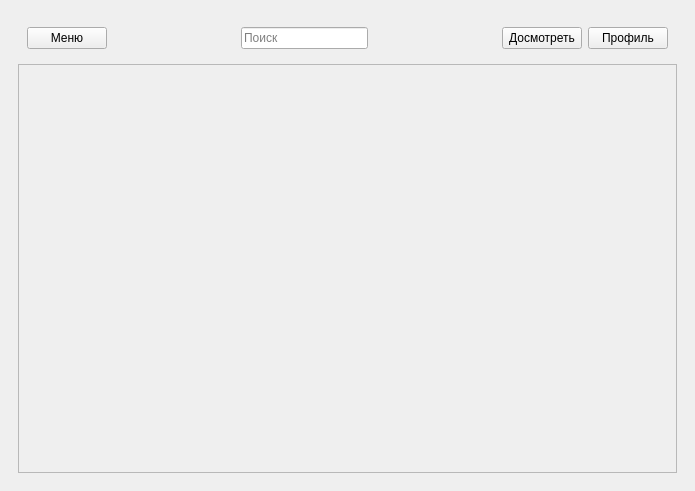
<?xml version="1.0" encoding="UTF-8"?>
<ui version="4.0">
 <class>MainWindow</class>
 <widget class="QMainWindow" name="MainWindow">
  <property name="geometry">
   <rect>
    <x>0</x>
    <y>0</y>
    <width>695</width>
    <height>491</height>
   </rect>
  </property>
  <property name="windowTitle">
   <string>HDRezka</string>
  </property>
  <widget class="QWidget" name="centralwidget">
   <layout class="QVBoxLayout" name="verticalLayout">
    <item>
     <widget class="QStackedWidget" name="stackedWidget">
      <property name="enabled">
       <bool>true</bool>
      </property>
      <property name="currentIndex">
       <number>0</number>
      </property>
      <widget class="QWidget" name="mainPage">
       <layout class="QVBoxLayout" name="verticalLayout_2">
        <item>
         <widget class="QFrame" name="headerMenu">
          <layout class="QHBoxLayout" name="horizontalLayout">
           <item alignment="Qt::AlignmentFlag::AlignLeft">
            <widget class="QPushButton" name="menuBtn">
             <property name="text">
              <string>Меню</string>
             </property>
            </widget>
           </item>
           <item>
            <spacer name="horizontalSpacer">
             <property name="orientation">
              <enum>Qt::Orientation::Horizontal</enum>
             </property>
             <property name="sizeHint" stdset="0">
              <size>
               <width>40</width>
               <height>20</height>
              </size>
             </property>
            </spacer>
           </item>
           <item alignment="Qt::AlignmentFlag::AlignVCenter">
            <widget class="QLineEdit" name="searchbar">
             <property name="maximumSize">
              <size>
               <width>206</width>
               <height>16777215</height>
              </size>
             </property>
             <property name="inputMask">
              <string/>
             </property>
             <property name="text">
              <string/>
             </property>
             <property name="placeholderText">
              <string>Поиск</string>
             </property>
            </widget>
           </item>
           <item>
            <spacer name="horizontalSpacer_2">
             <property name="orientation">
              <enum>Qt::Orientation::Horizontal</enum>
             </property>
             <property name="sizeHint" stdset="0">
              <size>
               <width>40</width>
               <height>20</height>
              </size>
             </property>
            </spacer>
           </item>
           <item alignment="Qt::AlignmentFlag::AlignHCenter">
            <widget class="QPushButton" name="continueBtn">
             <property name="sizePolicy">
              <sizepolicy hsizetype="Expanding" vsizetype="Fixed">
               <horstretch>0</horstretch>
               <verstretch>0</verstretch>
              </sizepolicy>
             </property>
             <property name="text">
              <string>Досмотреть</string>
             </property>
            </widget>
           </item>
           <item alignment="Qt::AlignmentFlag::AlignRight">
            <widget class="QPushButton" name="profileBtn">
             <property name="text">
              <string>Профиль</string>
             </property>
            </widget>
           </item>
          </layout>
         </widget>
        </item>
        <item>
         <widget class="QScrollArea" name="mainBodyScrollArea">
          <property name="widgetResizable">
           <bool>true</bool>
          </property>
          <widget class="QWidget" name="mainBodyContentWidget">
           <property name="geometry">
            <rect>
             <x>0</x>
             <y>0</y>
             <width>657</width>
             <height>405</height>
            </rect>
           </property>
          </widget>
         </widget>
        </item>
       </layout>
      </widget>
      <widget class="QWidget" name="settingsPage">
       <layout class="QHBoxLayout" name="horizontalLayout_2">
        <item>
         <widget class="QScrollArea" name="settingsSelectorScrollArea">
          <property name="sizePolicy">
           <sizepolicy hsizetype="Expanding" vsizetype="Expanding">
            <horstretch>1</horstretch>
            <verstretch>0</verstretch>
           </sizepolicy>
          </property>
          <property name="widgetResizable">
           <bool>true</bool>
          </property>
          <widget class="QWidget" name="settingsSelectorContentWidget">
           <property name="geometry">
            <rect>
             <x>0</x>
             <y>0</y>
             <width>98</width>
             <height>28</height>
            </rect>
           </property>
          </widget>
         </widget>
        </item>
        <item>
         <widget class="QScrollArea" name="settingsBodyScrollArea">
          <property name="sizePolicy">
           <sizepolicy hsizetype="Expanding" vsizetype="Expanding">
            <horstretch>2</horstretch>
            <verstretch>0</verstretch>
           </sizepolicy>
          </property>
          <property name="widgetResizable">
           <bool>true</bool>
          </property>
          <widget class="QWidget" name="settingsBodyContentWidget">
           <property name="geometry">
            <rect>
             <x>0</x>
             <y>0</y>
             <width>98</width>
             <height>28</height>
            </rect>
           </property>
          </widget>
         </widget>
        </item>
       </layout>
      </widget>
      <widget class="QWidget" name="previewPage">
       <layout class="QVBoxLayout" name="verticalLayout_3">
        <item>
         <widget class="QScrollArea" name="previewBodyScrollArea">
          <property name="widgetResizable">
           <bool>true</bool>
          </property>
          <widget class="QWidget" name="previewBodyContentWidget">
           <property name="geometry">
            <rect>
             <x>0</x>
             <y>0</y>
             <width>98</width>
             <height>28</height>
            </rect>
           </property>
          </widget>
         </widget>
        </item>
       </layout>
      </widget>
     </widget>
    </item>
   </layout>
  </widget>
 </widget>
 <resources/>
 <connections/>
</ui>
